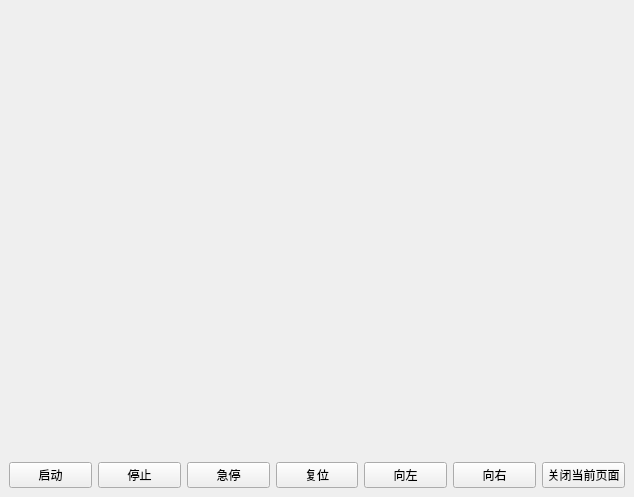
<?xml version="1.0" encoding="UTF-8"?>
<ui version="4.0">
 <class>frmwidget</class>
 <widget class="QWidget" name="frmwidget">
  <property name="geometry">
   <rect>
    <x>0</x>
    <y>0</y>
    <width>634</width>
    <height>497</height>
   </rect>
  </property>
  <property name="windowTitle">
   <string>Form</string>
  </property>
  <layout class="QVBoxLayout" name="verticalLayout_2" stretch="9,9,1">
   <property name="spacing">
    <number>0</number>
   </property>
   <property name="leftMargin">
    <number>0</number>
   </property>
   <property name="topMargin">
    <number>0</number>
   </property>
   <property name="rightMargin">
    <number>0</number>
   </property>
   <property name="bottomMargin">
    <number>0</number>
   </property>
   <item>
    <widget class="QWidget" name="widget" native="true">
     <layout class="QVBoxLayout" name="verticalLayout">
      <property name="spacing">
       <number>0</number>
      </property>
      <property name="leftMargin">
       <number>0</number>
      </property>
      <property name="topMargin">
       <number>0</number>
      </property>
      <property name="rightMargin">
       <number>0</number>
      </property>
      <property name="bottomMargin">
       <number>0</number>
      </property>
      <item>
       <widget class="QLabel" name="label">
        <property name="text">
         <string/>
        </property>
       </widget>
      </item>
     </layout>
    </widget>
   </item>
   <item>
    <widget class="QWidget" name="picWidget" native="true">
     <layout class="QGridLayout" name="gridLayout">
      <property name="leftMargin">
       <number>0</number>
      </property>
      <property name="topMargin">
       <number>0</number>
      </property>
      <property name="rightMargin">
       <number>0</number>
      </property>
      <property name="bottomMargin">
       <number>0</number>
      </property>
      <property name="spacing">
       <number>0</number>
      </property>
     </layout>
    </widget>
   </item>
   <item>
    <widget class="QWidget" name="btnWidget" native="true">
     <property name="enabled">
      <bool>true</bool>
     </property>
     <layout class="QHBoxLayout" name="horizontalLayout">
      <property name="topMargin">
       <number>0</number>
      </property>
      <item>
       <widget class="QPushButton" name="startBtn_2">
        <property name="sizePolicy">
         <sizepolicy hsizetype="Preferred" vsizetype="Preferred">
          <horstretch>0</horstretch>
          <verstretch>0</verstretch>
         </sizepolicy>
        </property>
        <property name="text">
         <string>启动</string>
        </property>
       </widget>
      </item>
      <item>
       <widget class="QPushButton" name="stopBtn_2">
        <property name="sizePolicy">
         <sizepolicy hsizetype="Preferred" vsizetype="Preferred">
          <horstretch>0</horstretch>
          <verstretch>0</verstretch>
         </sizepolicy>
        </property>
        <property name="text">
         <string>停止</string>
        </property>
       </widget>
      </item>
      <item>
       <widget class="QPushButton" name="pauseBtn_2">
        <property name="sizePolicy">
         <sizepolicy hsizetype="Preferred" vsizetype="Preferred">
          <horstretch>0</horstretch>
          <verstretch>0</verstretch>
         </sizepolicy>
        </property>
        <property name="text">
         <string>急停</string>
        </property>
       </widget>
      </item>
      <item>
       <widget class="QPushButton" name="resetBtn_2">
        <property name="sizePolicy">
         <sizepolicy hsizetype="Preferred" vsizetype="Preferred">
          <horstretch>0</horstretch>
          <verstretch>0</verstretch>
         </sizepolicy>
        </property>
        <property name="text">
         <string>复位</string>
        </property>
       </widget>
      </item>
      <item>
       <widget class="QPushButton" name="leftBtn_2">
        <property name="sizePolicy">
         <sizepolicy hsizetype="Preferred" vsizetype="Preferred">
          <horstretch>0</horstretch>
          <verstretch>0</verstretch>
         </sizepolicy>
        </property>
        <property name="text">
         <string>向左</string>
        </property>
       </widget>
      </item>
      <item>
       <widget class="QPushButton" name="rightBtn_2">
        <property name="sizePolicy">
         <sizepolicy hsizetype="Preferred" vsizetype="Preferred">
          <horstretch>0</horstretch>
          <verstretch>0</verstretch>
         </sizepolicy>
        </property>
        <property name="text">
         <string>向右</string>
        </property>
       </widget>
      </item>
      <item>
       <widget class="QPushButton" name="closeCurentWarningBtn">
        <property name="sizePolicy">
         <sizepolicy hsizetype="Preferred" vsizetype="Preferred">
          <horstretch>0</horstretch>
          <verstretch>0</verstretch>
         </sizepolicy>
        </property>
        <property name="text">
         <string>关闭当前页面</string>
        </property>
       </widget>
      </item>
     </layout>
    </widget>
   </item>
  </layout>
 </widget>
 <resources/>
 <connections/>
</ui>
